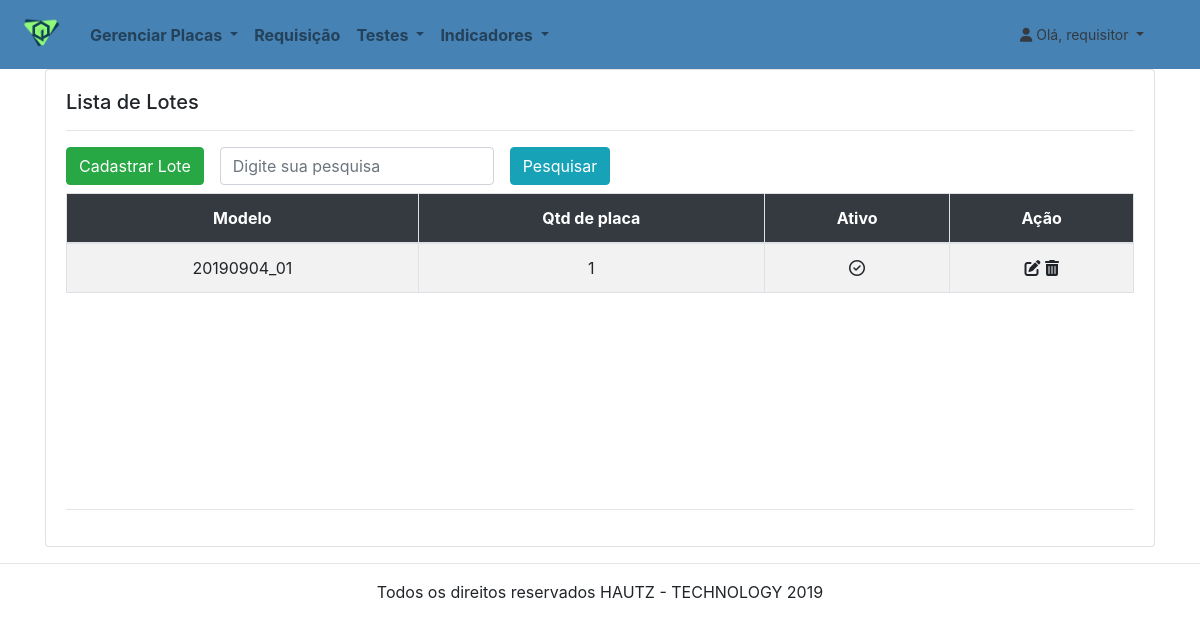
/placas/lista-lote/ (signed in), run on an earlier commit of the app's database.
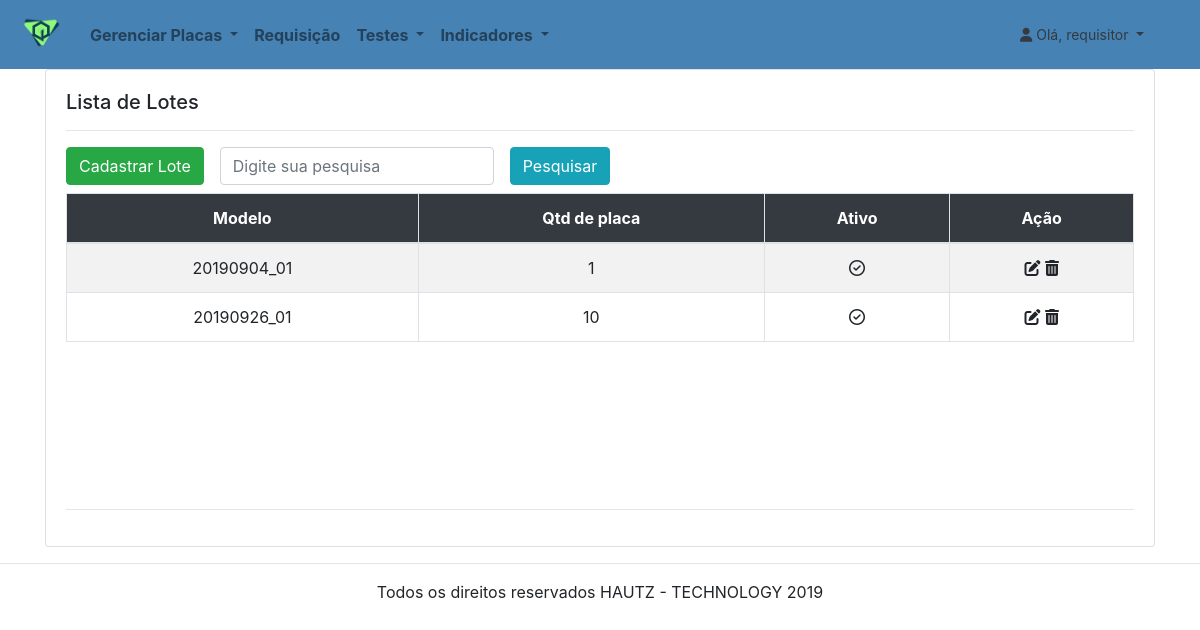
And on a later commit of the database.
### placas/models/cadastro_lote.py (models this page shows, shortened)
class Cadastro_lote(models.Model):
    Lote_numero = models.CharField(
        'Numero do lote',
        max_length=50
    )
    Qtd_placa = models.IntegerField(
        'Quantidade de placa',
        default=1
    )
    Ativo = models.BooleanField(
        'Lote Ativo',
        default=True
    )
    class Meta:
        db_table = 'CADASTRO_LOTE'
        constraints = [
            models.UniqueConstraint(fields=['Lote_numero'], name="Constraint_lote")
        ]

### placas/views.py (the view)
# urls.py: path('lista-lote/', views.lista_lote, name="lista-lote"),
@login_required
def lista_lote(request, id=None):
    pesquisa = request.GET.get("pesquisa", None)
    if pesquisa:
        list_lote = Cadastro_lote.objects.all()
        list_lote = list_lote.filter(Lote_numero__icontains=pesquisa) #Icontains é como se fosse um like%% do SQL
    else:
        list_lote = Cadastro_lote.objects.all()
    context = {
        'list_lote': list_lote
    }
    return render(request, "placas/lista-lote.html", context)

### contas/models/usuario.py (called while the page is built)
    def __str__(self):
        return self.username

### indicadores/context_processors.py (called while the page is built)
def menu_indicadores(requets):
    return {
        "Menu_indicadores": Menu_indicadores.objects.all()
    }

### placas/context_processors.py (called while the page is built)
def menu_placas(requets):
    return {
        "Menu_placas": Menu_placas.objects.all()
    }

### testes/context_processors.py (called while the page is built)
def menu_testes(requets):
    return {
        "lista_testes": Menu_testes.objects.all()
    }

### placas/templates/placas/lista-lote.html (shortened to what this page needs)
{% extends "base.html" %}
{% load static %}
{% load crispy_forms_tags %}
{% block conteudo %}
<div class="container">
  <div class="row">
    <div class="col-lg-12 col-md-12 col-sm-12 col-xs-12">
      <div class="card">
        <div class="card-body">
          <h5 class="card-title">Lista de Lotes</h5>
          {% if list_lote|length > 0 %}
          <hr />
          <div class="form-inline">
            <a href="{% url 'placas:cadastrar-lote' %}" class="btn btn-success mb-2">
              Cadastrar Lote
            </a>
            <form class="form-inline">
              <br />
              <div class="form-group mx-sm-3 mb-2">
                <input type="Pesquisa lote." class="form-control" id="pesquisa" name="pesquisa"
                  placeholder="Digite sua pesquisa">
              </div>
              <button type="submit" class="btn btn-info mb-2">Pesquisar</button>
            </form>
          </div>
          <div style="overflow: auto; height: 300px">
            <table class="table table-striped table-bordered table-hover" role="grid"
              aria-describedby="dynamic-table_info">
              <thead class="bg-dark text-white">
                  <tr class="text-center">
                    <th>Modelo</th>
                    <th>Qtd de placa</th>
                    <th>Ativo</th>
                    <th>Ação</th>
                  </tr>
                </thead>
                <tbody>
                  {% for lote in list_lote %}
                  <tr class="text-center">
                    <td>{{ lote.Lote_numero }}</td>
                    <td>{{ lote.Qtd_placa }} </td>
                    <td>
                      {% if lote.Ativo == True %}
                      <i class="far fa-check-circle"></i>
                      {% else %}
                      <i class="fas fa-ban"></i>
                      {% endif %}
                    </td>
                    <td>
                        <a alt="Editar" href="{% url 'placas:atualiza-lote' lote.id %}" class="fas fa-edit"></a>
                        <a alt="Excluir" class="fas fa-trash-alt" href="{% url 'placas:excluir-lote' lote.id %}"></a>
                    </td>
                  </tr>
                  {% endfor %}
                </tbody>
            </table>
          </div>
          {% else %}
          <div class="text-center mt-5 mb-5 jumbotron">
            <h5>Nenhum <code>lote</code> cadastrado ainda </br>ou a pesquisa não retornou resultado.</h5>
          </div>
          {% endif %}
          <hr />
        </div>
      </div>
    </div>
  </div>
</div>
{% endblock conteudo %}

What changed in the data, as far as the page shows it:
added Cadastro_lote: Lote_numero "20190926_01", Qtd_placa "10", Ativo True (drawn)
